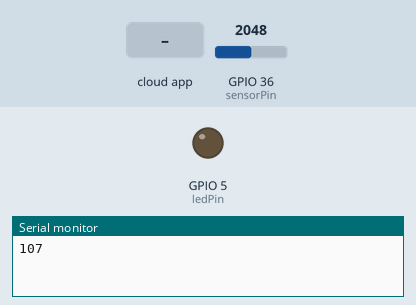
This sketch was run on a simulated ESP32. On the bench: output pins drawn as LEDs (lit = HIGH), the last lines printed to the serial monitor. The test bench sets the inputs (shaded band); at power-on: GPIO 36 (sensorPin) = 2048.

Above: at 2.7 s.
2.8 s: the phone or cloud app sets 0 to 0
At 5.7 s:
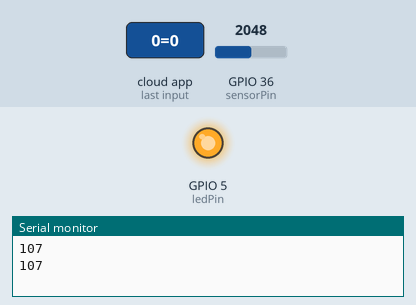
6.0 s: the phone or cloud app sets 0 to 1
At 7.3 s:
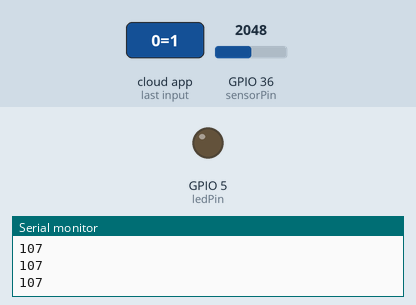
Timing chart, 0 to 9.0 s (numbered marks = the images above; inputs shaded):
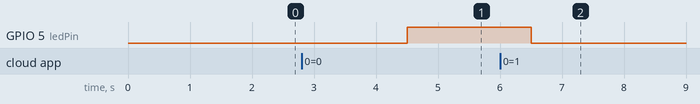

Measured:
- after the input at 2.8 s, GPIO 5 (ledPin): LOW → HIGH after 1.7 s
- after the input at 6.0 s, GPIO 5 (ledPin): HIGH → LOW after 0.50 s

The sketch:

A._Cayenne_ESP32_Water.ino
```cpp
#define CAYENNE_DEBUG
#define CAYENNE_PRINT Serial
#include <CayenneMQTTESP32.h>

const int ledPin = 5;
const int sensorPin = A0; //sensor pin connected to analog pin A0
float liquid_level;
int liquid_percentage;
int top_level = 1900; //can be changed to any value of maximum sensor value
int bottom_level = 0;

// WiFi network info.
char ssid[] = "AAC Domain";
char wifiPassword[] = "owo20232";

// Cayenne authentication info. This should be obtained from the Cayenne Dashboard.
char username[] = "fa9de470-7f7b-11ed-b193-d9789b2af62b";
char password[] = "3b449543f2b1413ddffea61e5828a05ff09f07d6";
char clientID[] = "b7560c00-86ac-11ed-8d53-d7cd1025126a";

void setup() {
  Serial.begin(115200);
  Cayenne.begin(username, password, clientID, ssid, wifiPassword);
  pinMode(ledPin, OUTPUT);
  pinMode(sensorPin, INPUT);
}

void loop() {
  Cayenne.loop();
  liquid_level = analogRead(sensorPin);
  liquid_percentage = ((liquid_level - bottom_level) / top_level) * 100;
  Serial.println(liquid_percentage);
  delay(1000);
}

// Default function for sending sensor data at intervals to Cayenne.
// You can also use functions for specific channels, e.g CAYENNE_OUT(1) for sending channel 1 data.
CAYENNE_OUT(1)
{
  Cayenne.virtualWrite(1, liquid_percentage, "Water Tank", "%");
}

CAYENNE_IN(0)
{
  digitalWrite(ledPin, !getValue.asInt());
}
```
